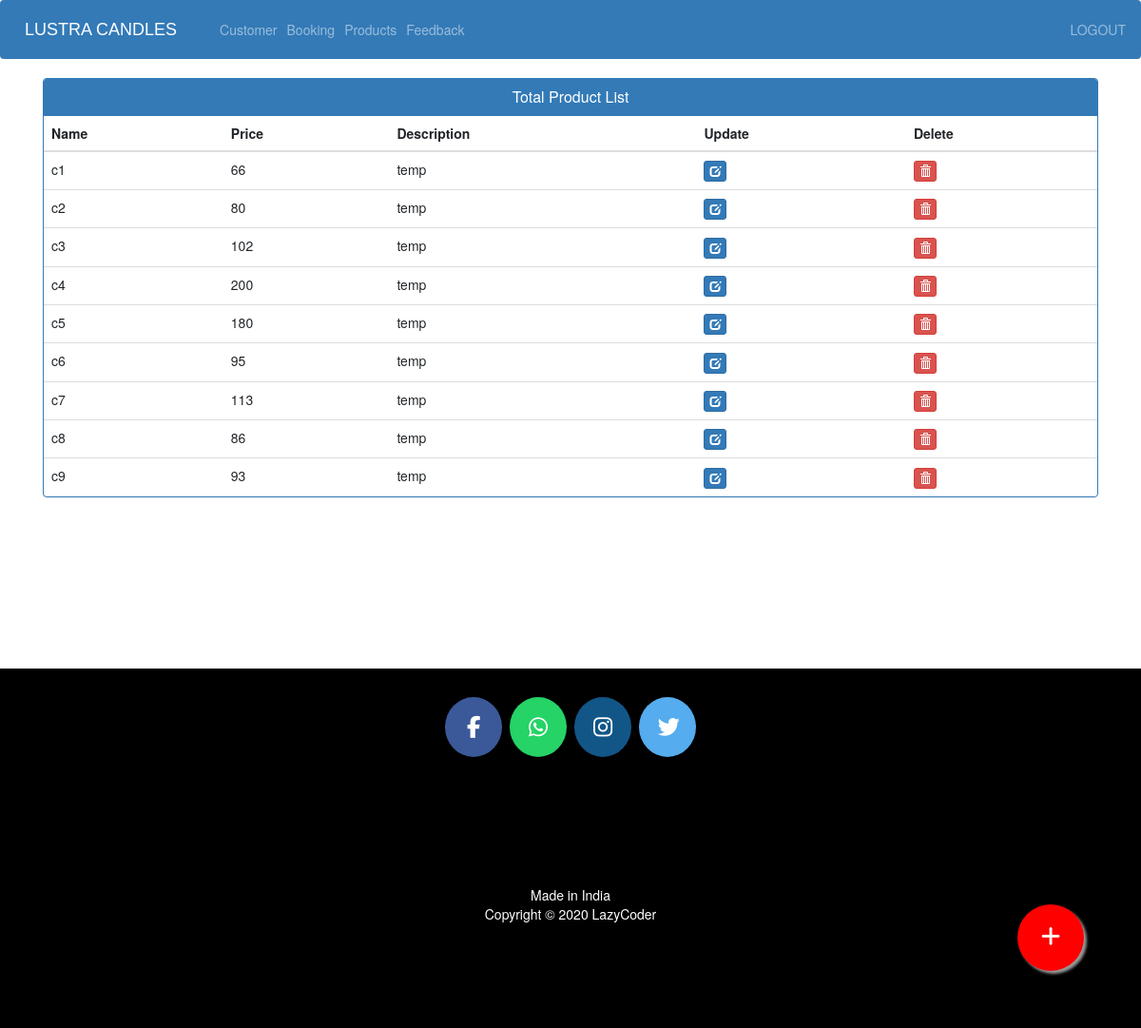
The page /admin-products (signed in) on the database its author committed.
### ecom/models.py (models this page shows, shortened)
class Product(models.Model):
    name=models.CharField(max_length=40)
    product_image= models.ImageField(upload_to='product_image/',null=True,blank=True)
    price = models.PositiveIntegerField()
    description=models.CharField(max_length=40)

### ecom/views.py (the view)
# urls.py: path('admin-products', views.admin_products_view,name='admin-products'),
@login_required(login_url='adminlogin')
def admin_products_view(request):
    products=models.Product.objects.all()
    return render(request,'ecom/admin_products.html',{'products':products})

### templates/ecom/admin_products.html (shortened to what this page needs)
{% extends 'ecom/admin_base.html' %}
{% load static %}
{% block content %}
<head>
  <link href="//netdna.bootstrapcdn.com/bootstrap/3.0.0/css/bootstrap.min.css" rel="stylesheet" id="bootstrap-css">
</head>
<div class="container">
  <div class="panel panel-primary">
    <div class="panel-heading">
      <h6 class="panel-title">Total Product List</h6>
    </div>
    <table class="table table-hover" id="dev-table">
      <thead>
        <tr>
          <th>Name</th>
          <th>Price</th>
          <th>Description</th>
          <th>Update</th>
          <th>Delete</th>
        </tr>
      </thead>
      {% for p in products %}
  {% if p %}
      <tr>
        <td> {{p.name}}</td>
        <td>{{p.price}}</td>
        <td>{{p.description}}</td>
        <td><a class="btn btn-primary btn-xs" href="{% url 'update-product' p.id  %}"><span class="glyphicon glyphicon-edit"></span></a></td>
        <td><a class="btn btn-danger btn-xs" href="{% url 'delete-product' p.id  %}"><span class="glyphicon glyphicon-trash"></span></a></td>
      </tr>
      {%else%}
      <br><br><br>
      <h1>no products</h1>
      {% endif %}
      {% endfor %}
    </table>
  </div>
</div>
<a href="/admin-add-product" class="float">
<i class="fa fa-plus my-float"></i>
</a>
{% endblock content %}

### templates/ecom/admin_base.html (style rules this page uses)
.fa { font-size: 23px; width: 60px; text-align: center; text-decoration: none; margin: 5px 2px; border-radius: 50%; }

### templates/ecom/admin_products.html (style rules this page uses)
a:link { text-decoration: none; }
h6 { text-align: center; }
.float { position:fixed; width:70px; height:70px; bottom:60px; right:60px; background-color:red; color:#FFF; border-radius:50px; text-align:center; box-shadow: 3px 3px 3px #999; }
.my-float { margin-top:22px; }

### rows shown on the page
Product: name "c1", price "66", description "temp"
Product: name "c2", price "80", description "temp"
Product: name "c3", price "102", description "temp"
Product: name "c4", price "200", description "temp"
Product: name "c5", price "180", description "temp"
Product: name "c6", price "95", description "temp"
Product: name "c7", price "113", description "temp"
Product: name "c8", price "86", description "temp"
Product: name "c9", price "93", description "temp"
